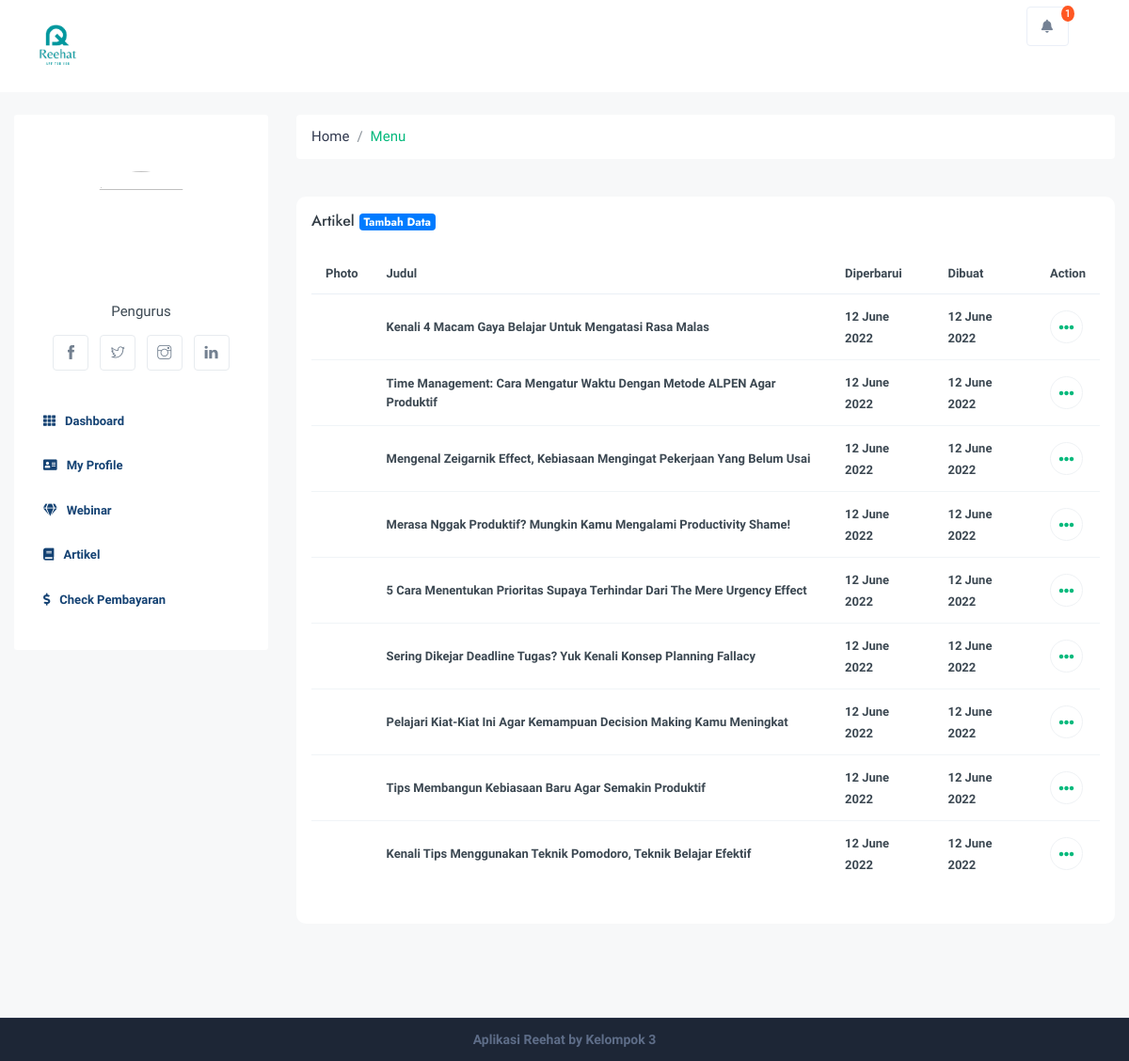
The page /index.php/admin/artikel on the database as committed earlier.
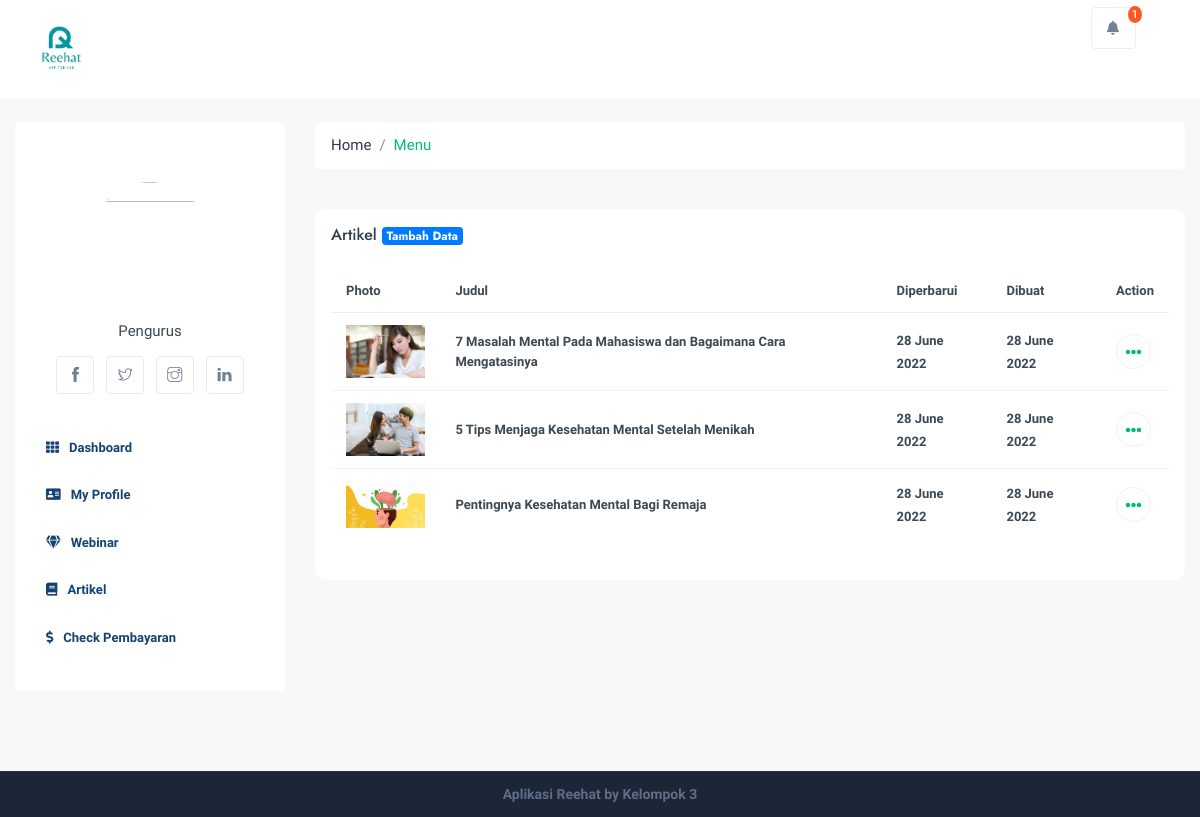
The same page on the database as committed later.
### tables this page shows
CREATE TABLE `articles` (
  `id` int(11) NOT NULL,
  `title` varchar(128) NOT NULL,
  `description` text NOT NULL,
  `picture` varchar(128) NOT NULL,
  `url` varchar(128) NOT NULL,
  `updated_at` varchar(25) NOT NULL,
  `created_at` varchar(25) NOT NULL
);

### application/controllers/Admin.php (called while the page is built, shortened)
<?php
class Admin extends CI_Controller {
	public function __construct()
	{
		$this->load->model('Admin_model');
	}
	public function artikel()
	{
		$data = [
			'title' => 'List Artikel Admin',
			'user' => $this->db->get_where('users', ['email' => $this->session->userdata('email')])->row_array(),
			'articles' => $this->db->order_by('id','DESC')->get('articles')
		];
		$this->load->view('template/admin/header', $data);
		$this->load->view('pages/admin/artikel/list', $data);
		$this->load->view('template/admin/footer');
	}
}

### index.php (called while the page is built, shortened)
<?php
require_once BASEPATH.'core/CodeIgniter.php';

### application/views/pages/admin/artikel/list.php (the view, shortened to what this page needs)
<div class="row">
    <div class="col-xl-12 col-lg-12 col-md-12">
        <div class="dashboard_wrap">
            <div class="row">
                <div class="col-xl-12 col-lg-12 col-md-12 mb-4">
                    <h6 class="m-0">Artikel <a href="<?= base_url('admin/artikel/create'); ?>" class="badge badge-primary">Tambah Data</a></h6>
                </div>
            </div>
            <div class="row">
                <div class="col-xl-12 col-lg-12 col-md-12 mb-2">
                    <div class="table-responsive">
                        <table class="table dash_list">
                            <thead>
                                <tr>
                                    <th scope="col">Photo</th>
                                    <th scope="col">Judul</th>
                                    <th scope="col">Diperbarui</th>
                                    <th scope="col">Dibuat</th>
                                    <th scope="col">Action</th>
                                </tr>
                            </thead>
                            <tbody>
                                <?php foreach($articles->result() as $artikel): ?>
                                <tr>
                                    <td><a href="<?= base_url('assets/img/artikel'); ?>/<?= $artikel->picture ?>" data-fancybox><img src="<?= base_url('assets/img/artikel') ?>/<?= $artikel->picture; ?>" class="img-fluid" width="80" alt="" /></a></td>
                                    <td><div class="smalls lg"><?= $artikel->title ?></div></td>
                                    <td><span class="smalls lg"><?= $artikel->updated_at ?></span></td>
                                    <td><span class="smalls lg"><?= $artikel->created_at ?></span></td>
                                    <td>
                                        <div class="dropdown show">
                                            <a class="btn btn-action" href="#" data-toggle="dropdown" aria-haspopup="true" aria-expanded="false">
                                                <i class="fas fa-ellipsis-h"></i>
                                            </a>
                                        </div>
                                    </td>
                                </tr>
                                <?php endforeach ?>
                            </tbody>
                        </table>
                    </div>
                </div>
            </div>
        </div>
    </div>
</div>

### application/views/template/admin/header.php (shortened to what this page needs)
<!DOCTYPE html>
<html lang="zxx">
<head>
	<link href="<?= base_url('assets/css/styles.css'); ?>" rel="stylesheet">
	<link rel="stylesheet" href="https://cdn.jsdelivr.net/npm/@fancyapps/ui@4.0/dist/fancybox.css">
</head>
<body>
    <div id="main-wrapper">
		<?php $this->load->view('template/admin/navbar'); ?>
		<section class="gray pt-4">
			<div class="container-fluid">
				<div class="row">
					<?php $this->load->view('template/admin/sidebar'); ?>
					<div class="col-lg-9 col-md-9 col-sm-12">
						<?php $this->load->view('template/admin/breadcrumb'); ?>

### application/views/template/admin/navbar.php (shortened to what this page needs)
<div class="header header-light">
    <div class="container">
        <nav id="navigation" class="navigation navigation-landscape">
            <div class="nav-header">
                <a class="nav-brand" href="<?= base_url('admin/dashboard'); ?>">
                    <img src="<?= base_url('assets/img/reehat_logo.png'); ?>" class="logo" width="60" />
                </a>
            </div>
            <div class="nav-menus-wrapper" style="transition-property: none;">
                <ul class="nav-menu nav-menu-social align-to-right">
                    <li class="account-drop">
                        <a href="javascript:void(0);" class="crs_yuo12" data-toggle="dropdown" aria-haspopup="true" aria-expanded="false">
                            <span class="embos_45"><i class="fas fa-bell"></i><i class="embose_count red">1</i></span>
                        </a>
                    </li>
                    <li>
                        <div class="btn-group account-drop">
                        </div>
                    </li>
                </ul>
            </div>
        </nav>
    </div>
</div>

### application/views/template/admin/sidebar.php (shortened to what this page needs)
<div class="col-lg-3 col-md-3">
    <div class="dashboard-navbar">
        <div class="d-user-avater">
            <img src="<?= base_url('assets/img/account'); ?>/<?= $user['picture']; ?>" class="img-fluid avater" width="250" height="250">
            <span>Pengurus</span>
            <div class="elso_syu89">
                <ul>
                    <li><a href="#"><i class="ti-facebook"></i></a></li>
                    <li><a href="#"><i class="ti-twitter"></i></a></li>
                    <li><a href="#"><i class="ti-instagram"></i></a></li>
                    <li><a href="#"><i class="ti-linkedin"></i></a></li>
                </ul>
            </div>
        </div>
        <div class="d-navigation">
            <ul id="side-menu">
                <li><a href="<?= base_url('admin/dashboard'); ?>"><i class="fas fa-th"></i>Dashboard</a></li>
                <li><a href="<?= base_url('admin/my-profile'); ?>"><i class="fas fa-address-card"></i>My Profile</a></li>
                <li><a href="<?= base_url('admin/webinar'); ?>"><i class="fas fa-gem"></i>Webinar</a></li>
                <li><a href="<?= base_url('admin/artikel'); ?>"><i class="fas fa-book"></i>Artikel</a></li>
                <li><a href="<?= base_url('admin/pembayaran'); ?>"><i class="fas fa-dollar-sign"></i>Check Pembayaran</a></li>
            </ul>
        </div>
    </div>
</div>

### application/views/template/admin/breadcrumb.php
<div class="row">
    <div class="col-lg-12 col-md-12 col-sm-12 pb-4">
        <nav aria-label="breadcrumb">
            <ol class="breadcrumb">
                <li class="breadcrumb-item"><a href="<?= base_url('admin/dashboard'); ?>">Home</a></li>
                <li class="breadcrumb-item active" aria-current="page">Menu</li>
            </ol>
        </nav>
    </div>
</div>

### application/views/template/admin/footer.php (shortened to what this page needs)
						</div>
					</div>
				</div>
			</section>
			<footer class="dark-footer skin-dark-footer style-2">
				<div class="footer-bottom">
					<div class="container">
						<div class="row align-items-center">
							<div class="col-lg-12 col-md-12 text-center">
								<p class="mb-0">Aplikasi Reehat by Kelompok 3</p>
							</div>
						</div>
					</div>
				</div>
			</footer>
		</div>
	</body>
</html>

Rows that differ between the two databases and show on the page:
removed articles: title "Kenali 4 Macam Gaya Belajar Untuk Mengatasi Rasa Malas", updated_at "12 June 2022", created_at "12 June 2022"
removed articles: title "Time Management: Cara Mengatur Waktu Dengan Metode ALPEN Agar Produktif", updated_at "12 June 2022", created_at "12 June 2022"
removed articles: title "Mengenal Zeigarnik Effect, Kebiasaan Mengingat Pekerjaan Yang Belum Usai", updated_at "12 June 2022", created_at "12 June 2022"
removed articles: title "Merasa Nggak Produktif? Mungkin Kamu Mengalami Productivity Shame!", updated_at "12 June 2022", created_at "12 June 2022"
removed articles: title "5 Cara Menentukan Prioritas Supaya Terhindar Dari The Mere Urgency Effect", updated_at "12 June 2022", created_at "12 June 2022"
removed articles: title "Sering Dikejar Deadline Tugas? Yuk Kenali Konsep Planning Fallacy", updated_at "12 June 2022", created_at "12 June 2022"
changed articles: picture: picture added; title "Pelajari Kiat-Kiat Ini Agar Kemampuan Decision Making Kamu Meningkat" → "7 Masalah Mental Pada Mahasiswa dan Bagaimana Cara Mengatasinya"; updated_at "12 June 2022" → "28 June 2022"; created_at "12 June 2022" → "28 June 2022"
changed articles: picture "artikel_2.jpg" → "5fa290d3b8717.jpg" (drawn); picture: picture added; title "Tips Membangun Kebiasaan Baru Agar Semakin Produktif" → "5 Tips Menjaga Kesehatan Mental Setelah Menikah"; updated_at "12 June 2022" → "28 June 2022"; created_at "12 June 2022" → "28 June 2022"
changed articles: picture: picture added; title "Kenali Tips Menggunakan Teknik Pomodoro, Teknik Belajar Efektif" → "Pentingnya Kesehatan Mental Bagi Remaja"; updated_at "12 June 2022" → "28 June 2022"; created_at "12 June 2022" → "28 June 2022"
